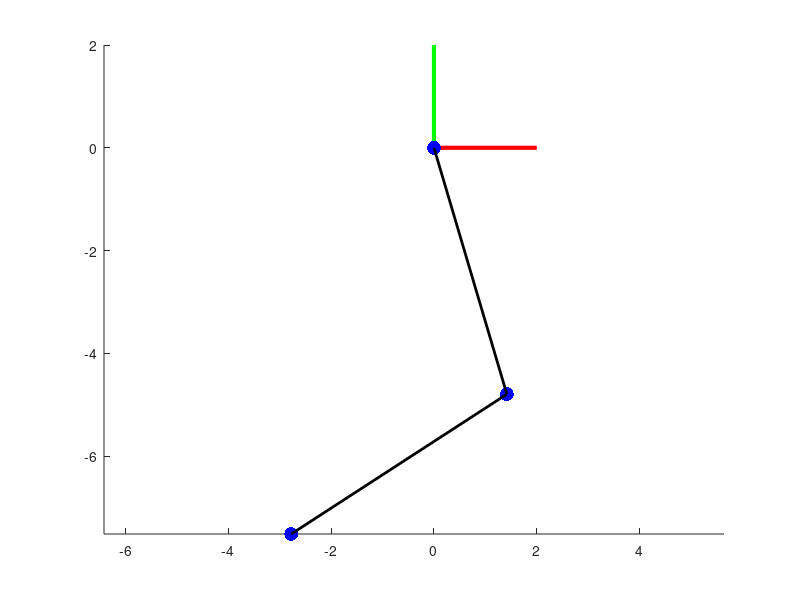

Write the MATLAB code that produced this figure.
close all
clear 
clf
%% EJES PRINCIPALES
line([0 2],[0 0],[0 0],'color','red','linewidth', 3)
line([0 0],[0 2],[0 0],'color','green','linewidth', 3)
axis equal
hold on

%% Articulaciones
%Primera articulación
joint1 = [0 0]'; %Scatter
scatter(joint1(1), joint1(2),100,'filled','MarkerFaceColor','blue');
l1 = input('Introduce la longitud del eslabon 1 [m]:');
theta1 = input('Introduce el ángulo de la primera articulación [rad]:');
l1x = l1*cos(theta1);
l1y = l1*sin(theta1);

%Segunda articulación
joint2 = [l1x l1y];
scatter(joint2(1), joint2(2),100,'filled','MarkerFaceColor','blue');

l2 = input('Introduce la longitud del eslabon 2 [m]:');
theta2 = input('Introduce el ángulo de la segunda articulación [rad]:');

l2x = l2*cos(theta1 + theta2);
l2y = l2*sin(theta1 + theta2);

EFx = l1x + l2x;
EFy = l1y + l2y;
EF = [EFx EFy]';

% Punto final
scatter(EF(1), EF(2),100,'filled','MarkerFaceColor','blue');

%%Eslabones
%Primer eslabón
line([joint1(1) joint2(1)],[joint1(2) joint2(2)],[0 0],'color','black','linewidth', 2);

%Segundo eslabón
line([joint2(1) EF(1)],[joint2(2) EF(2)],[0 0],'color','black','linewidth', 2);
